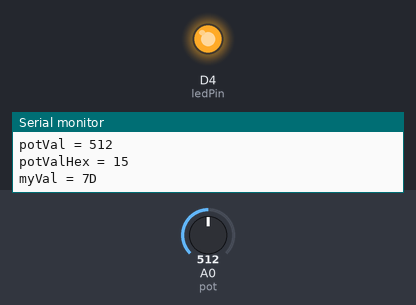
The sketch below on a simulated ESP8266 (NodeMCU). Shown: output pins drawn as LEDs (lit = HIGH), the last lines printed to the serial monitor. Inputs (shaded band) come from the test bench; at power-on: A0 (pot) = 512.

Above: at 5.8 s.
5.9 s: A0 (pot) set to 716
At 11.3 s:
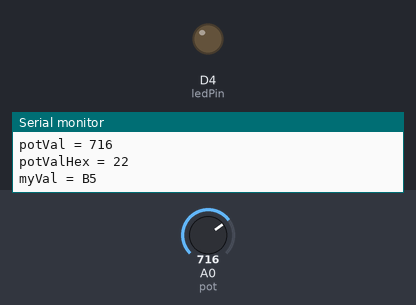
11.9 s: A0 (pot) set to 900
Timing chart, 0 to 22.5 s (numbered marks = the images above; inputs shaded):
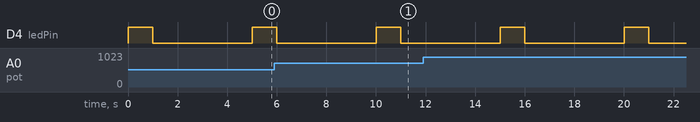

Measured:
- by itself, D4 (ledPin): alternates HIGH for 1.0 s and LOW for 4.0 s

The sketch:

autoSetup_plant1.ino
```cpp
#include <SoftwareSerial.h>

#define pot A0
#define ledPin D4 // built in LED

// Using uint16_t to decode compressed plant humidity value
const uint16_t plantEncoder[] = {    0x0,   // 0
                                     0x1,   // 1
                                     0x2,   // 2
                                     0x3,   // 3
                                     0x4,   // 4
                                     0x5,   // 5
                                     0x6,   // 6
                                     0x7,   // 7
                                     0x8,   // 8
                                     0x9,   // 9
                                     0xA,   // 10
                                     0xB,   // 11
                                     0xC,   // 12
                                     0xD,   // 13
                                     0xE,   // 14
                                     0xF,   // 15
                                     0x10,   // 16
                                     0x11,   // 17
                                     0x12,   // 18
                                     0x13,   // 19
                                     0x14,   // 20
                                     0x15,   // 21
                                     0x16,   // 22
                                     0x17,   // 23
                                     0x18,   // 24
                                     0x19,   // 25
                                     0x1A,   // 26
                                     0x1B,   // 27
                                     0x1C,   // 28
                                     0x1D,   // 29
                                     0x1E,   // 30
                                     0x1F,   // 31
                                } ;
const uint16_t plantVals[] = {  32, 64, 96, 128, 160, 192, 224, 256, 288, 320, 352, 384,
                                416, 448, 480, 512, 544, 576, 608, 640, 672, 704, 736, 768,
                                800, 832, 864, 896, 928, 960, 992, 1023
                              } ;

// args: arr[] is the plant value you want to compare
//       hexArr[] is the associated hex value of compressed data
//       n is the size of the arr (both arr[] and hexArr[])
//       val is the original ADC reading
uint16_t linSearch(const uint16_t arr[], const uint16_t hexArr[], uint8_t n, uint16_t val){
  static unsigned char i ;

  for(i = 0; i < n; i++){
    if(val <= plantVals[i]){
      Serial.print("\nval in hex: "); Serial.print(plantEncoder[i], HEX) ;
      return plantEncoder[i] ;
    }
  }
  Serial.println("ERROR: val not found") ;
  return 0 ;
}


uint16_t potValHex = 0 ;
uint8_t n = sizeof(plantEncoder)/sizeof(plantEncoder[0]) ; // size of both arrs
int potVal = 0;
int plantNum = 0x01 ;
int desiredVal = 500;  // pot reading between 300 and 600
bool isWatered = true;
unsigned char myVal = 0x00;

SoftwareSerial mySerial(D2, D3); // RX | TX

void setup()
{
  Serial.begin(38400) ;
  mySerial.begin(9600);
  pinMode(pot, INPUT);
  pinMode(ledPin, OUTPUT);

  // set the pins to LOW
  digitalWrite(ledPin,LOW);
}

void loop()
{
  potVal = analogRead(pot);

  if (potVal < desiredVal){
    isWatered = bitWrite(myVal,2,0);
  }
  else{
    isWatered = bitWrite(myVal,2,1);
  }

  potValHex = linSearch(plantEncoder, plantVals, n, potVal) ;
  Serial.print("\npotVal = "); Serial.print(potVal, DEC) ;
  Serial.print("\npotValHex = "); Serial.print(potValHex, DEC) ;
  myVal = myVal | plantNum;
  //myVal = myVal | (potVal/32) << 3;
  myVal = myVal | (potValHex << 3) ;
  mySerial.write(myVal);
  Serial.print("\nmyVal = "); Serial.print(myVal, HEX);
  myVal = 0x00;

  digitalWrite(ledPin,HIGH);
  delay(1000);
  digitalWrite(ledPin, LOW);

  delay(4000);
}
```

examplePID.ino
```cpp
const int desiredPosition = 90 ;
const int lowerBound = 0 ;
const int upperBound = 180 ;

const int kp = 500 ;
const int ki = 1 ;
const int kd = 3000 ;

void controllerPID(void) ;
int calculateError(void) ;
int calculateInteg(void) ;
int calculateDeriv(void) ;

//void setup() {
//  // put your setup code here, to run once:
//
//}
//
//void loop() {
//  // put your main code here, to run repeatedly:
//
//}

void controllerPID(void){
  /* keep functions as void for now */
//  calculateError(void) ;
//  calculateInteg(void) ;
//  calculateDeriv(void) ;
}

int calculateError(void){
    return 90 ;
}
```
